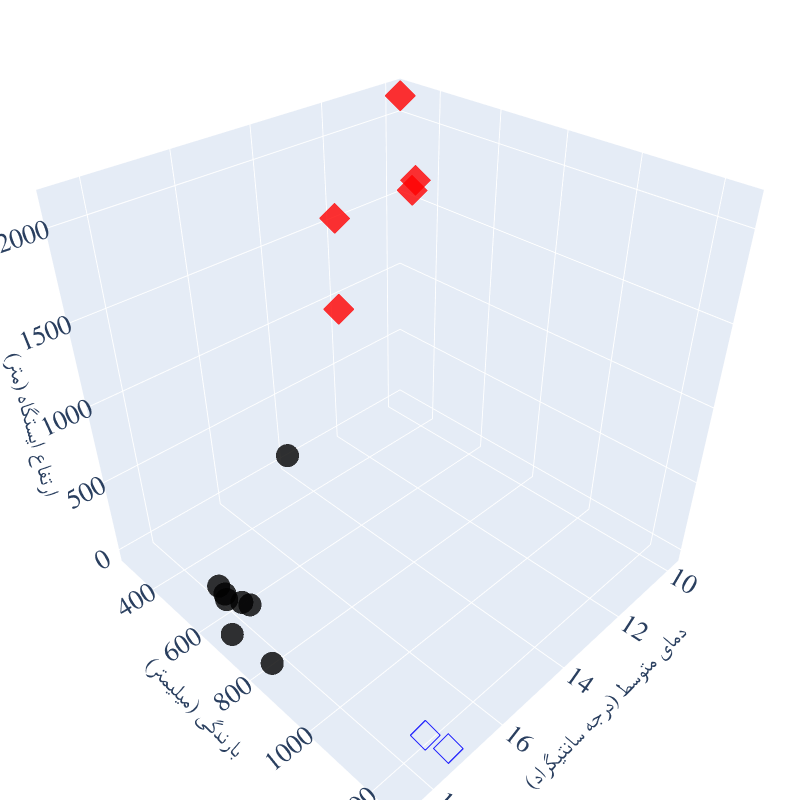

Notebook code for this chart:
### Markdown cell above
## 3D Plot

### Code cell
station_data['Cluster'] = station_data['Cluster'].astype(int)

custom_colors = {
    1: 'black',
    2: 'red',
    3: 'blue'
}

colors = [custom_colors.get(cluster, 'gray') for cluster in station_data['Cluster']]

cluster_shapes = {
    1: 'circle',
    2: 'diamond',
    3: 'diamond-open'
}

shapes = [cluster_shapes.get(cluster, 'triangle-up') for cluster in station_data['Cluster']]

fig = go.Figure(
    data=[
        go.Scatter3d(
            x=round(station_data["tm"], 1),
            y=round(station_data["rrr24"], 1),
            z=round(station_data["station_elevation"], 1),
            mode="markers",
            marker=dict(
                size=8,
                color=colors,
                symbol=shapes,
                opacity=0.8,
            ),
            text=station_data["station_name"],
            hovertemplate=(
                'Station: %{text}<br>'
                'Temperature: %{x}<br>'
                'Precipitation: %{y}<br>'
                'Elevation: %{z}<br>'
                '<extra></extra>'
            )
        )
    ]
)

fig.update_layout(

    scene=dict(
        xaxis_title="دمای متوسط (درجه سانتیگراد)",
        yaxis_title="بارندگی (میلیمتر)",
        zaxis_title="ارتفاع ایستگاه (متر)",
        # xaxis=dict(
        #     autorange='reversed'
        # ),
        # yaxis=dict(
        #     autorange='reversed'
        # ),
    ),
    width=800,
    height=800,
    margin=dict(l=0, r=0, t=0, b=0),
    font={
        'family': 'B Zar',
        'size': 18
    },
)

fig.show()

### Figure 1 — Plotly figure (JSON) as saved in the notebook; plotly's stock layout.template omitted (floating-point values rounded to 4 significant figures)
{"data": [{"hovertemplate": "Station: %{text}<br>Temperature: %{x}<br>Precipitation: %{y}<br>Elevation: %{z}<br><extra></extra>", "marker": {"color": ["blue", "blue", "red", "black", "black", "black", "red", "black", "black", "black", "black", "red", "red", "black", "red"], "opacity": 0.8, "size": 8, "symbol": ["diamond-open", "diamond-open", "diamond", "circle", "circle", "circle", "diamond", "circle", "circle", "circle", "circle", "diamond", "diamond", "circle", "diamond"]}, "mode": "markers", "text": ["Ramsar", "Nowshahr", "Siahbisheh", "Babolsar", "Gharakhil", "Sari", "Kiyasar", "Sari (Dasht-E-Naz Airport)", "Galugah", "Bandar-E-Amirabad", "Amol", "Kojur", "Baladeh", "Polsefid", "Alasht"], "type": "scatter3d", "x": [17.4, 17.3, 11.3, 18.4, 17.8, 18.6, 13.7, 18.0, 17.9, 18.0, 17.9, 12.1, 9.8, 15.7, 11.4], "y": [1198.0, 1255.0, 503.6, 817.1, 651.3, 698.6, 503.6, 580.5, 537.9, 584.5, 634.3, 298.7, 285.9, 541.8, 503.1], "z": [-20.0, -20.9, 1855.0, -21.0, 14.7, 23.0, 1294.0, 16.7, -10.0, -20.0, 23.7, 1550.0, 2120.0, 610.0, 1805.0]}], "layout": {"font": {"family": "B Zar", "size": 18}, "height": 800, "margin": {"b": 0, "l": 0, "r": 0, "t": 0}, "scene": {"xaxis": {"title": {"text": "دمای متوسط (درجه سانتیگراد)"}}, "yaxis": {"title": {"text": "بارندگی (میلیمتر)"}}, "zaxis": {"title": {"text": "ارتفاع ایستگاه (متر)"}}}, "width": 800}}
